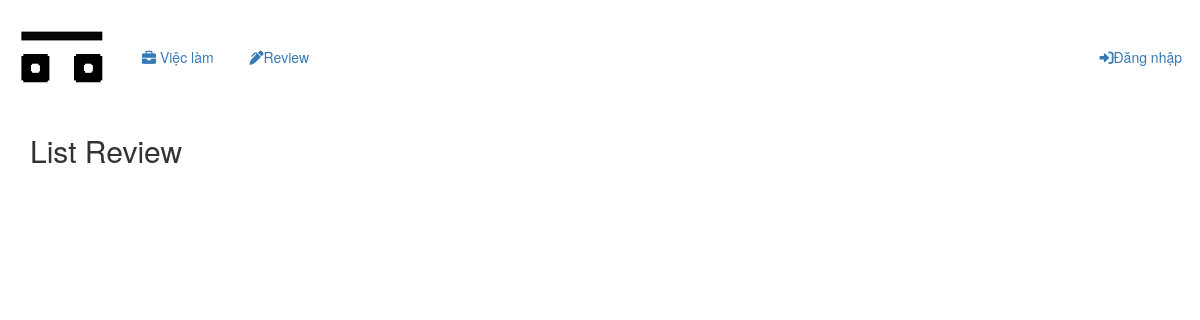
/posts/reviews, run on an earlier commit of the app's database.
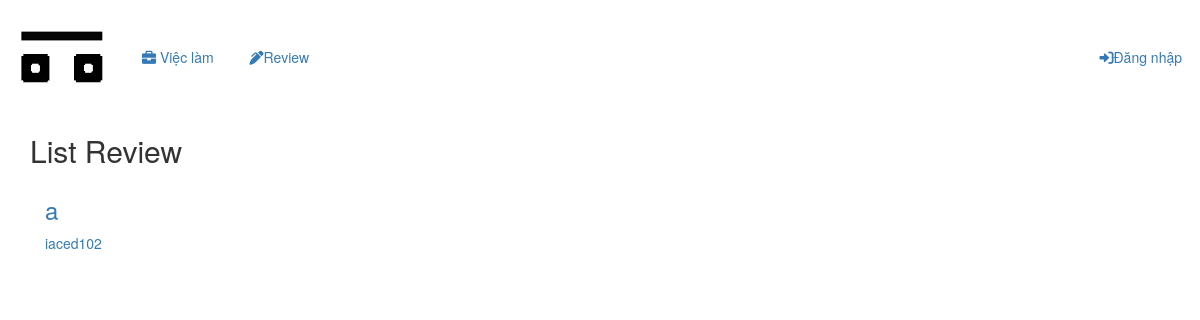
And on a later commit of the database.
### post/models.py (models this page shows, shortened)
class Review_Post(models.Model):
    author = models.ForeignKey(User, on_delete=models.CASCADE)
    title = models.CharField(max_length=60)
    content = models.TextField()
    date = models.DateField(auto_now_add=True)
    rate = models.FloatField(default= 0)
    count_rate = models.IntegerField(default=0)

### accounts/models.py (models this page shows)
class User(AbstractUser):
    display_name = models.CharField(max_length= 60)
    REQUIRED_FIELDS =['email', 'first_name', 'last_name']
    def __str__(self):
        return super().__str__()

### post/views.py (the view)
# urls.py: path('reviews', List_Reviews.as_view(), name = 'list_reviews'),
class List_Reviews(TemplateView):
    template_name = 'apps/reviews/list-reviews.html'
    list_reviews = [a for a in range(10)]
    def get_context_data(self, *args, **kwargs):
        context = super().get_context_data(**kwargs)
        context['list_reviews'] = Review_Post.objects.filter(id__in = self.list_reviews)
        return context

### post/templates/apps/reviews/list-reviews.html (shortened to what this page needs)
{% extends 'base/pages/base.html' %}
{% load static %}
{% block content%}
    <div class='container'>
        <h2>List Review</h2>
        <div class='container' id='list-review'>
            {% for post in list_reviews %}
                <a href="{% url 'detail_review' pk=post.id %}">
                    <h3>{{post.title}}</h3>
                    <p>{{post.author}}</p>
            {% endfor %}
            </div>
    </div>
{% endblock %}

What changed in the data, as far as the page shows it:
added Review_Post: title "a", author "iaced102"
